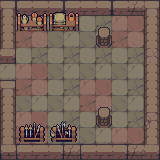

A 2D game scene composited from a Tiled map and its tileset images. What follows is a short description and the map's XML, with every tile layer's data as written:
An orthogonal 10x10 tile map with 16x16 px tiles, 3 tile layers (Suelo, Paredes, Adornos) and 9 objects.

<map version="1.0" tiledversion="1.1.5" orientation="orthogonal" renderorder="right-down" width="10" height="10" tilewidth="16" tileheight="16" infinite="0" nextobjectid="16">
 <tileset firstgid="1" source="../tiles_dungeon_v1.1.tsx" />
 <layer name="Suelo" width="10" height="10">
  <data encoding="csv">
112,113,112,113,112,113,112,113,112,113,
142,116,117,143,142,143,142,116,117,143,
112,146,147,113,112,113,112,146,147,113,
142,143,142,143,142,143,142,143,142,143,
112,116,117,113,112,113,112,113,112,113,
142,146,147,143,142,116,117,143,142,143,
112,113,112,113,112,146,147,113,112,113,
142,116,117,143,142,143,142,143,142,143,
112,146,147,113,112,113,112,116,117,113,
142,143,142,143,142,143,142,146,147,143
</data>
 </layer>
 <layer name="Paredes" width="10" height="10">
  <data encoding="csv">
308,277,278,279,277,278,279,277,310,308,
336,0,0,0,0,0,0,0,0,336,
336,0,0,0,0,0,0,0,0,336,
338,0,0,0,0,0,0,0,0,340,
0,0,0,0,0,0,0,0,0,336,
308,0,0,0,0,0,0,0,0,336,
336,0,0,0,0,0,0,0,0,336,
336,0,0,0,0,0,0,0,0,370,
336,0,0,0,0,0,0,0,0,336,
337,277,278,279,310,277,278,279,310,338
</data>
 </layer>
 <layer name="Adornos" width="10" height="10">
  <data encoding="csv">
0,476,477,478,479,0,0,0,0,0,
0,506,507,508,509,0,620,0,0,0,
0,0,0,0,0,0,650,0,0,0,
0,0,0,0,0,0,0,0,0,0,
0,0,0,0,0,0,0,0,0,0,
0,0,0,0,0,0,0,0,0,0,
0,438,439,0,0,0,620,0,0,0,
0,538,539,536,537,0,650,0,0,0,
0,568,569,566,567,0,0,0,0,0,
0,0,0,0,0,0,0,0,0,0
</data>
 </layer>
 <objectgroup name="Colisiones">
  <object id="1" x="0.25" y="0" width="159.5" height="15.25" />
  <object id="4" x="-0.25" y="15.5" width="15.75" height="40.5" />
  <object id="5" x="0" y="80.5" width="15.75" height="63.25" />
  <object id="7" x="-0.25" y="144" width="160" height="16" />
  <object id="8" x="144" y="16" width="15.75" height="127.75" />
  <object id="10" x="17.0682" y="15.5909" width="61.9545" height="15.4545" />
  <object id="11" x="98.0682" y="27.0227" width="11.8409" height="19.8182" />
  <object id="13" x="19.1136" y="125.977" width="56.25" height="15.5227" />
  <object id="14" x="98.125" y="107" width="11.75" height="19.8125" />
 </objectgroup>
</map>
